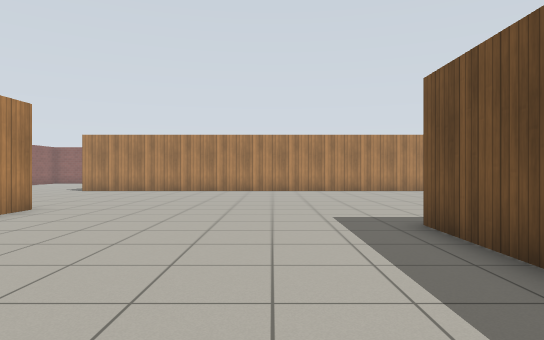
view 1 (above)

24 first-person views from a walk through a robot-simulator world made for Gazebo. The camera is 0.94 m above the floor, looks level and sees 75° across. The floor is counted in squares, 1 m on a side. Each view is taken from the middle of a square. On the plan, view 1 faces up. The plan holds only what a view shows up to about 12 squares ahead; the rest is blank. The place goes on beyond the plan. Simple patterns stand in for the simulator's built-in surfaces.

view 2
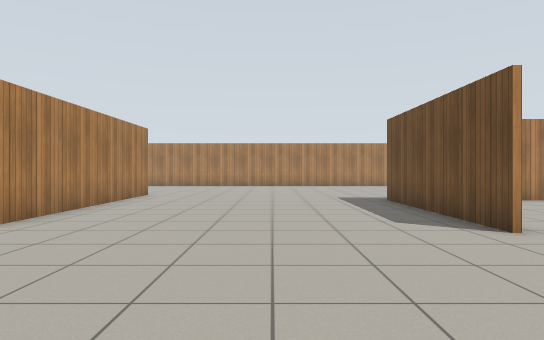

view 3
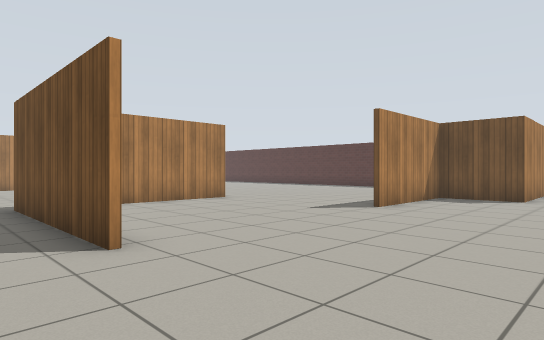

view 4
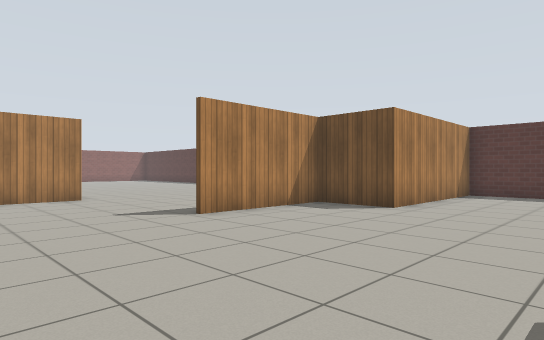

view 5
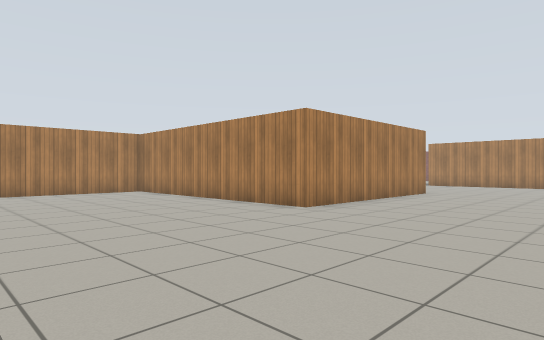

view 6
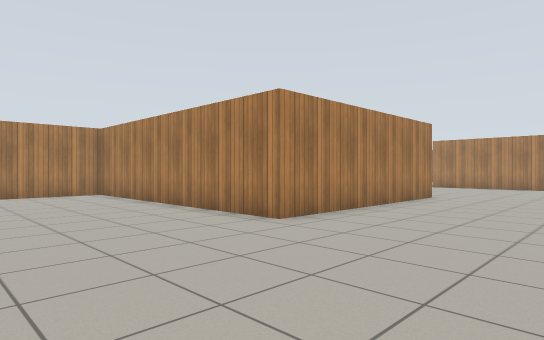

view 7
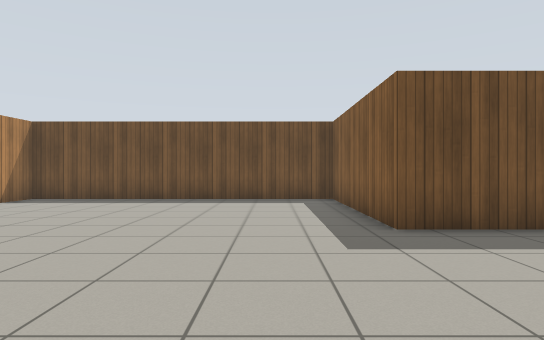

view 8
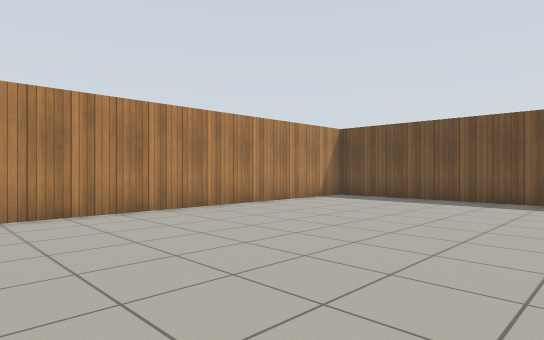

view 9
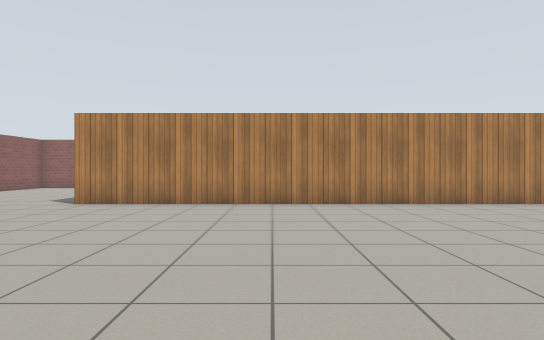

view 10
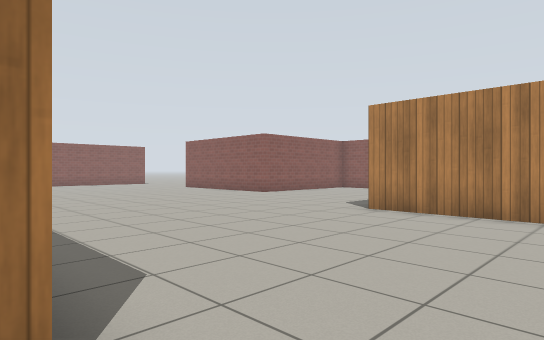

view 11
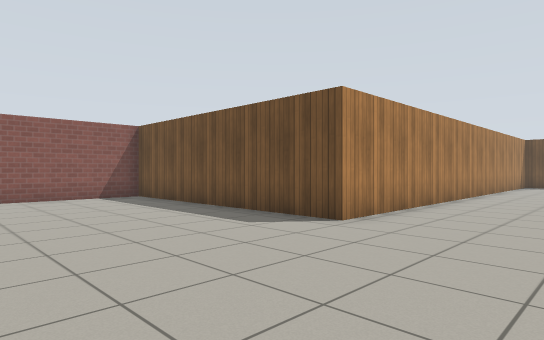

view 12
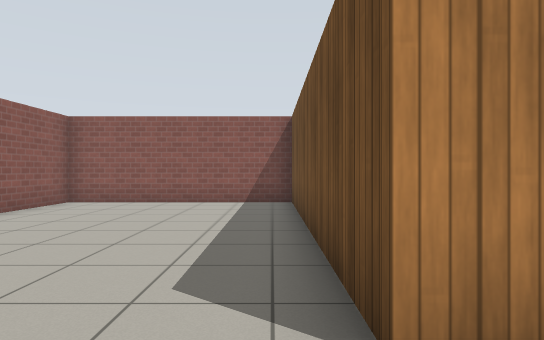

view 13
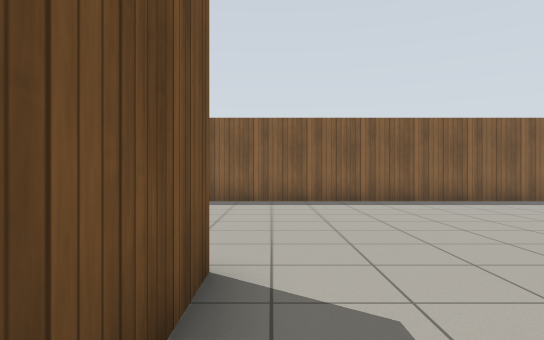

view 14
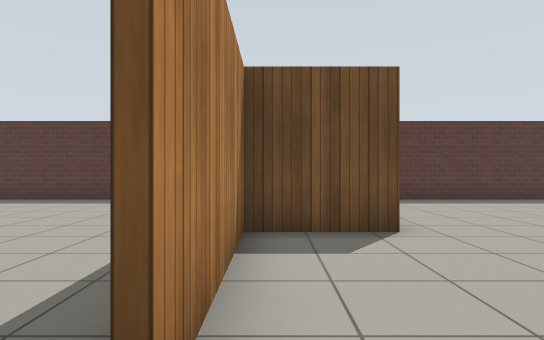

view 15
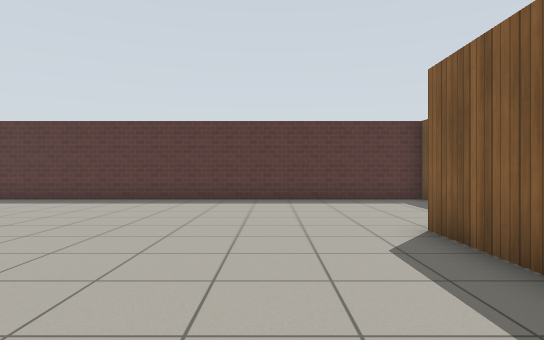

view 16
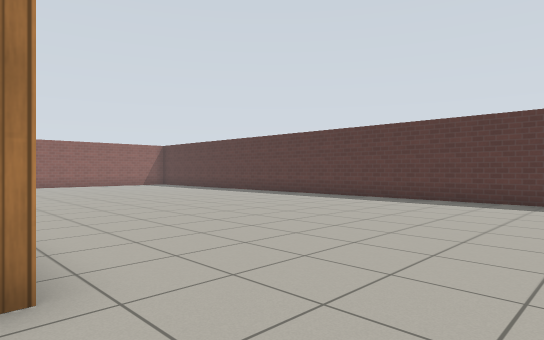

view 17
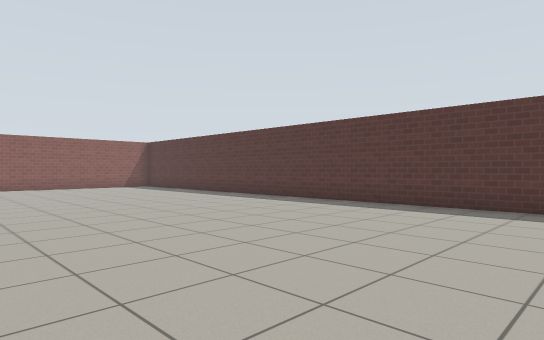

view 18
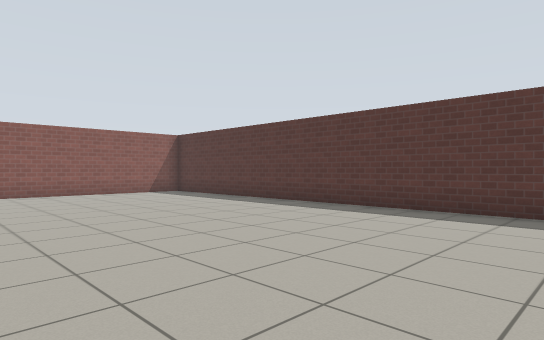

view 19
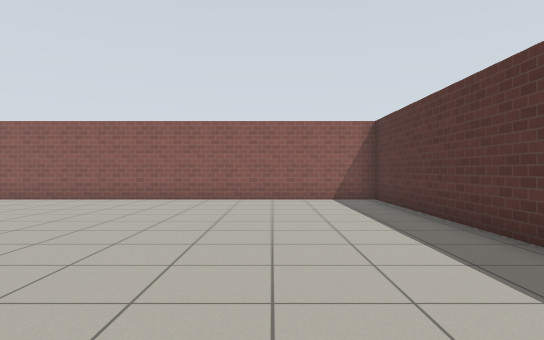

view 20
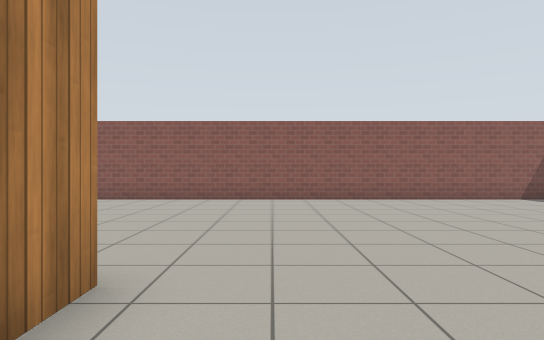

view 21
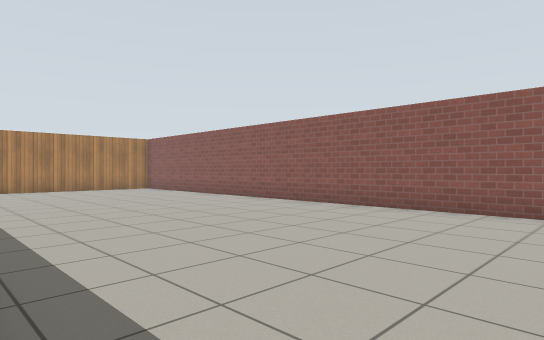

view 22
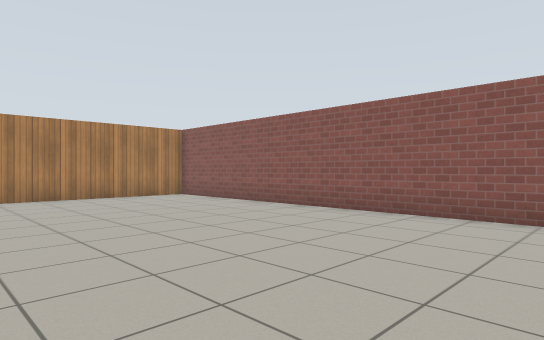

view 23
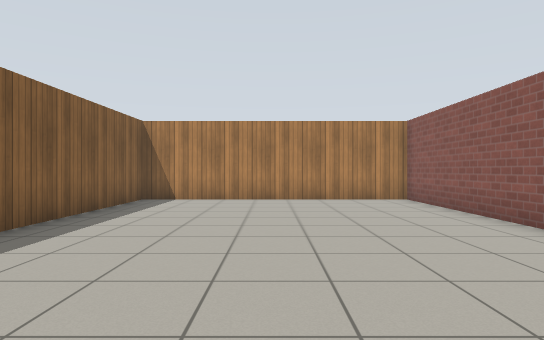

view 24
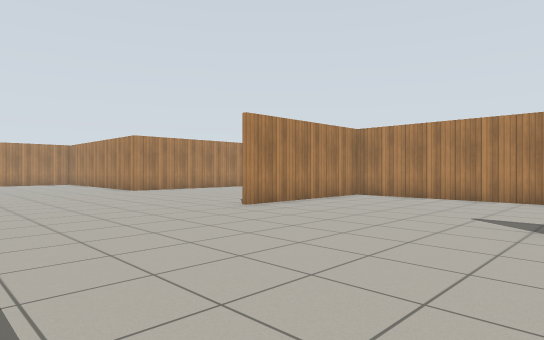

### Floor plan
Points are (right, up) in squares from view 1. A wall is a line through its corners. A room is listed if a view was taken in it or the views show most of it. See-through windows are left out.
Room 1 (views 1, 2, 3, 4, 5, 6, 7, 8, 9, 10, 11, 12, 13, 14, 15, 16, 17, 18, 19, 20, 21, 22, 23, 24)
walls: (2.7, 3.7) (2.7, 0.2); (8.6, 5.9) (4.9, 5.9); (-5.7, 8.5) (-5.7, 0.9) (-13.1, 0.9); (2.6, 0.2) (2.6, 6) (8.4, 6) (8.4, 15.7) (-8.4, 15.7) (-8.4, 24.3) (-14.5, 24.3); (8.6, 16) (8.6, 14.7); (11.1, 0.6) (13.6, 0.6); (-14.5, 8.4) (-7.1, 8.4); (18, -1.9) (13.4, -1.9) (13.4, 0.4) (9.2, 0.4); (19.3, -6.5) (19.3, 24.3) (-8.3, 24.3) (-8.3, 15.9) (-2.2, 15.9)

Where each view was taken, in squares from view 1:
view 1: 0 up, 0 right, facing up
view 2: 5 down, 1 left, facing up
view 3: 4 down, 1 right, facing up-right
view 4: 6 down, 5 right, facing up-right
view 5: 6 down, 0 right, facing up-left
view 6: 4 down, 1 left, facing up-left
view 7: 8 up, 3 left, facing right
view 8: 8 up, 3 left, facing up-right
view 9: 6 up, 3 left, facing up
view 10: 8 up, 4 left, facing up-left
view 11: 12 up, 14 left, facing up-right
view 12: 14 up, 9 left, facing up
view 13: 19 up, 9 left, facing down
view 14: 0 up, 8 right, facing right
view 15: 3 up, 8 right, facing right
view 16: 3 up, 8 right, facing up-right
view 17: 5 up, 10 right, facing up-right
view 18: 10 up, 11 right, facing up-right
view 19: 13 up, 16 right, facing up
view 20: 13 up, 10 right, facing up
view 21: 16 up, 9 right, facing up-left
view 22: 17 up, 4 right, facing up-left
view 23: 20 up, 3 right, facing left
view 24: 6 down, 10 right, facing up-left
